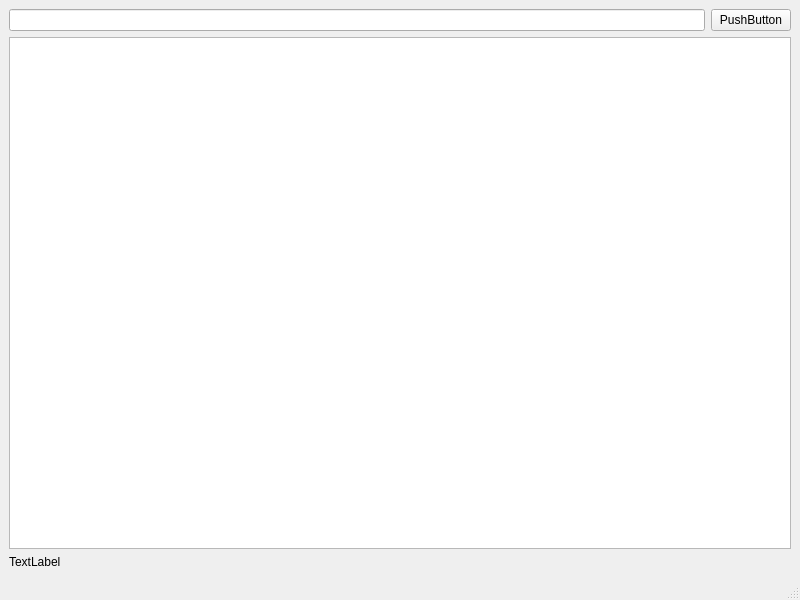
<?xml version="1.0" encoding="UTF-8"?>
<ui version="4.0">
 <class>MainWindow</class>
 <widget class="QMainWindow" name="MainWindow">
  <property name="geometry">
   <rect>
    <x>0</x>
    <y>0</y>
    <width>800</width>
    <height>600</height>
   </rect>
  </property>
  <property name="windowTitle">
   <string>MainWindow</string>
  </property>
  <widget class="QWidget" name="centralwidget">
   <layout class="QGridLayout" name="gridLayout">
    <item row="0" column="0">
     <layout class="QHBoxLayout" name="horizontalLayout">
      <item>
       <widget class="QLineEdit" name="lineEdit"/>
      </item>
      <item>
       <widget class="QPushButton" name="pushButton">
        <property name="text">
         <string>PushButton</string>
        </property>
       </widget>
      </item>
     </layout>
    </item>
    <item row="1" column="0">
     <widget class="QTextBrowser" name="textBrowser"/>
    </item>
    <item row="2" column="0">
     <widget class="QLabel" name="label">
      <property name="text">
       <string>TextLabel</string>
      </property>
     </widget>
    </item>
   </layout>
  </widget>
  <widget class="QStatusBar" name="statusbar"/>
 </widget>
 <resources/>
 <connections/>
</ui>
